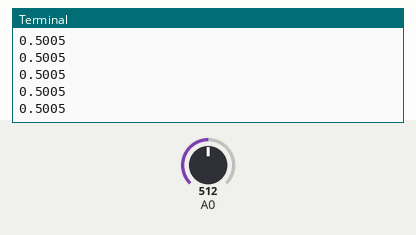
Simulated run of this program. Board: Arduino board driven over Firmata from a computer. On the bench: the last lines printed to the terminal. The inputs (shaded band) are chosen by the test bench; at power-on: A0 = 512 (analog values on the 0–1023 scale).

Above: at 6.2 s.
6.3 s: A0 set to 716
At 6.31 s:
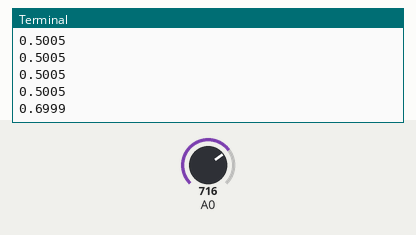
7.8 s: A0 set to 900
At 7.81 s:
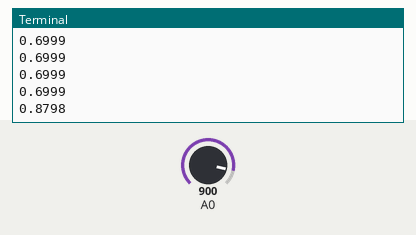
Timing chart, 0 to 10.8 s (numbered marks = the images above; inputs shaded):
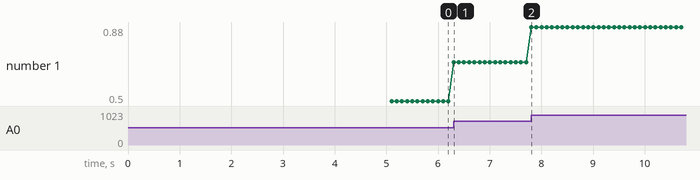

Measured:
- after the input at 6.3 s, the terminal: prints a new line at once (image 1)
- after the input at 7.8 s, the terminal: prints a new line at once (image 2)
- plotted number 1: 0.5 → 0.7 after the input at 6.3 s, 0.7 → 0.88 after the input at 7.8 s

The program:

pyfirmata_potentiometer.py
```python
from pyfirmata2 import Arduino, util
from time import sleep

if __name__ == "__main__":
    uno = Arduino("COM9")
    print("Communication has started")

    it = util.Iterator(uno)
    it.start()

    potent = uno.analog[0]
    potent.enable_reporting()

    while True:
        print(potent.read())
        sleep(0.1)
```
